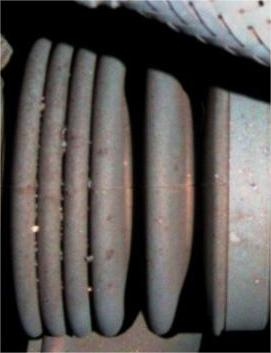
#> input picture boot.jpg, 271 x 353 px
$ python test2.py   (older library calls are emulated)
#> lines starting #> are read from the running program, lines starting #| are printed output that depends on the picture; long printed decimals are rounded
import cv2
import numpy as np
from skimage.metrics import structural_similarity as compare_ssim

def find_defects_by_comparison_sift(original_image,template_image,threshold_feature=0.8,threshold_ssim=0.8):
    '''
    输入
    original_image: 原始保存图像
    template_image: 巡检拍摄图像
    threshold_feature:通过特征点个数比较方法阈值，阈值越大更容易检测出缺陷，阈值越小越不容易检测出缺陷，对于防尘套破损这样不容易发现的错误阈值应该设高
    threshold_ssim:通过图像相似性比较方法阈值，阈值越大更容易检测出缺陷，阈值越小越不容易检测出缺陷，对于防尘套破损这样不容易发现的错误阈值应该设高
    其中original_image和template_image要保证是一个地方做故障前和做故障后的图，图像可以发生倾斜

    输出
    have_defect: True代表可能存在有缺陷。False代表没有检测出差别。
    '''
    have_defect = False

    # 使用SIFT特征提取器
    sift = cv2.SIFT_create()
    # 提取特征点和描述符
    keypoints1, descriptors1 = sift.detectAndCompute(original_image, None)
    keypoints2, descriptors2 = sift.detectAndCompute(template_image, None)
    # 使用FLANN匹配器进行特征匹配
    flann = cv2.FlannBasedMatcher({'algorithm': 0, 'trees': 5}, {})

    #先看图像自身有多少个特征匹配点，这样方便后边比较
    matches2 = flann.knnMatch(descriptors1, descriptors1, k=2)
    good_matches2 = []
    for m, n in matches2:
        if m.distance < 0.7 * n.distance:
            good_matches2.append(m)

    #先看两幅图片有多少个特征匹配点
    matches = flann.knnMatch(descriptors1, descriptors2, k=2)
    good_matches = []
    for m, n in matches:
        if m.distance < 0.7 * n.distance:
            good_matches.append(m)

    # 在原始图像中绘制匹配的特征
    matched_image = cv2.drawMatches(original_image, keypoints1, template_image, keypoints2, good_matches, None)

    #根据特征匹配来使得第二幅图像与第一幅图像对齐
    if len(good_matches) >= 4:
        src_pts = np.float32([keypoints1[m.queryIdx].pt for m in good_matches]).reshape(-1, 1, 2)
        dst_pts = np.float32([keypoints2[m.trainIdx].pt for m in good_matches]).reshape(-1, 1, 2)
        M, _ = cv2.estimateAffine2D(src_pts, dst_pts)
        # 应用变换矩阵以对齐第二幅图像
        image2_stabilized = cv2.warpAffine(template_image, M, (template_image.shape[1], template_image.shape[0]))
    else:
        image2_stabilized = template_image

    #cv2.imshow("Image", template_image)
    #cv2.imshow("Image2", image2_stabilized)

    # 计算相似性度量
    #灰度化
    gray_image1 = cv2.cvtColor(original_image, cv2.COLOR_BGR2GRAY)
    gray_image2 = cv2.cvtColor(image2_stabilized, cv2.COLOR_BGR2GRAY)
    #直方图均衡化
    #gray_image1 = cv2.equalizeHist(gray_image1)
    #gray_image2 = cv2.equalizeHist(gray_image2)
    ssim = compare_ssim(gray_image1, gray_image2)

    print("sift特征匹配识别到特征点的百分比：",len(good_matches)/len(good_matches2))
    print("sift特征匹配后比较的相似度：",ssim)
    print()
    # 检测缺陷
    if len(good_matches) < threshold_feature*len(good_matches2) or ssim < threshold_ssim:
        have_defect=True
    else:
        have_defect=False

    # 显示结果图像
    cv2.imshow("Matched Image Sift", matched_image)
    cv2.waitKey(0)
    cv2.destroyAllWindows()
    return have_defect

def find_defects_by_comparison_orb(original_image,template_image,threshold_feature=0.8,threshold_ssim=0.8):
    '''
    输入
    original_image: 原始保存图像
    template_image: 巡检拍摄图像
    threshold_feature:通过特征点个数比较方法阈值，阈值越大更容易检测出缺陷，阈值越小越不容易检测出缺陷，对于防尘套破损这样不容易发现的错误阈值应该设高
    threshold_ssim:通过图像相似性比较方法阈值，阈值越大更容易检测出缺陷，阈值越小越不容易检测出缺陷，对于防尘套破损这样不容易发现的错误阈值应该设高
    其中original_image和template_image要保证是一个地方做故障前和做故障后的图，图像可以发生倾斜

    输出
    have_defect: True代表可能存在有缺陷。False代表没有检测出差别。
    '''
    have_defect = False

    # 转换为灰度图像
    original_image = cv2.cvtColor(original_image, cv2.COLOR_BGR2GRAY)
    template_image = cv2.cvtColor(template_image, cv2.COLOR_BGR2GRAY)

    # 使用SIFT特征提取器
    orb = cv2.ORB_create()
    # 提取特征点和描述符
    keypoints1, descriptors1 = orb.detectAndCompute(original_image, None)
    keypoints2, descriptors2 = orb.detectAndCompute(template_image, None)

    # 使用BFMatcher特征匹配器匹配器进行特征匹配
    bf = cv2.BFMatcher(cv2.NORM_HAMMING, crossCheck=True)
    matches2 = bf.match(descriptors1, descriptors1)
    matches = bf.match(descriptors1, descriptors2)

    #先看图像自身有多少个特征匹配点，这样方便后边比较
    good_matches2 = []
    for m in matches2:
        if  m.queryIdx < len(keypoints1) and m.trainIdx < len(keypoints1):
            good_matches2.append(m)

    #先看两幅图片有多少个特征匹配点
    good_matches = []
    for m in matches:
        if  m.queryIdx < len(keypoints1) and m.trainIdx < len(keypoints2):
            good_matches.append(m)

    # 在原始图像中绘制匹配的特征
    matched_image = cv2.drawMatches(original_image, keypoints1, template_image, keypoints2, good_matches, None)

    #根据特征匹配来使得第二幅图像与第一幅图像对齐
    if len(good_matches) >= 4:
        src_pts = np.float32([keypoints1[m.queryIdx].pt for m in good_matches]).reshape(-1, 1, 2)
        dst_pts = np.float32([keypoints2[m.trainIdx].pt for m in good_matches]).reshape(-1, 1, 2)
        M, _ = cv2.estimateAffine2D(src_pts, dst_pts)
        # 应用变换矩阵以对齐第二幅图像
        image2_stabilized = cv2.warpAffine(template_image, M, (template_image.shape[1], template_image.shape[0]))
    else:
        image2_stabilized = template_image

    #cv2.imshow("Image", template_image)
    #cv2.imshow("Image2", image2_stabilized)

    # 计算相似性度量
    #灰度化
    gray_image1 = original_image
    gray_image2 = image2_stabilized
    #直方图均衡化
    #gray_image1 = cv2.equalizeHist(gray_image1)
    #gray_image2 = cv2.equalizeHist(gray_image2)
    ssim = compare_ssim(gray_image1, gray_image2)

    print("orb特征匹配识别到特征点的百分比：",len(good_matches)/len(good_matches2))
    print("orb特征匹配后比较的相似度:",ssim)
    print()
    # 检测缺陷
    if len(good_matches) < threshold_feature*len(good_matches2) or ssim < threshold_ssim:
        have_defect=True
    else:
        have_defect=False

    # 显示结果图像
    cv2.imshow("Matched Image Orb", matched_image)
    cv2.waitKey(0)
    cv2.destroyAllWindows()
    return have_defect

def find_defects_by_comparison(original_image,template_image,threshold_feature=0.8,threshold_ssim=0.8):
    # 图像去噪
    original_image = cv2.medianBlur(original_image, 3)
    template_image = cv2.medianBlur(template_image, 3)
    #调整亮度和对比度
    original_image = cv2.convertScaleAbs(original_image, alpha=1.2, beta=20)
    template_image = cv2.convertScaleAbs(template_image, alpha=1.2, beta=20)
    # 确保两张图片具有相同的尺寸
    if original_image.shape != template_image.shape:
        # 如果尺寸不同，将第二张图片调整为与第一张图片相同的尺寸
        template_image = cv2.resize(template_image, (original_image.shape[1], original_image.shape[0]))
    have_defect1=find_defects_by_comparison_sift(original_image,template_image,threshold_feature,threshold_ssim)
    have_defect2=find_defects_by_comparison_orb(original_image,template_image,threshold_feature,threshold_ssim)
    if have_defect1 == False or have_defect2 == False:
        return False
    else:
        return True


if __name__ == "__main__":
    pass
    # [10 lines of commented-out code are left out]


    original_image = cv2.imread('boot.jpg')
#> original_image is the input picture: shape (353, 271, 3); mean B, G, R 80.8, 82.9, 86.8
    template_image = cv2.imread('boot_break.jpg')
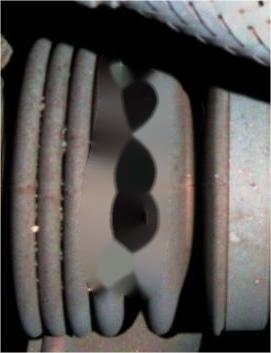
#> input picture boot_break.jpg, 271 x 353 px
#> template_image is the input picture: shape (353, 271, 3); mean B, G, R 80, 82, 85.7
    threshold1=0.85
    threshold2=0.87
    have_defect=find_defects_by_comparison(original_image,template_image,threshold1,threshold2)
#> in find_defects_by_comparison, `original_image = cv2.convertScaleAbs(original_image, alpha=1.2, beta=20)`:
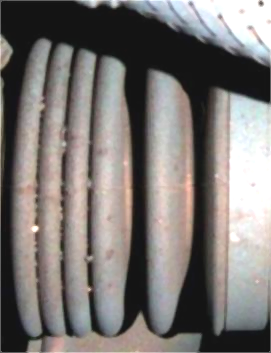
#> original_image: shape (353, 271, 3); mean of channels 0, 1, 2 116.4, 119, 123.6; drawn as B, G, R
#> in find_defects_by_comparison, `template_image = cv2.convertScaleAbs(template_image, alpha=1.2, beta=20)`:
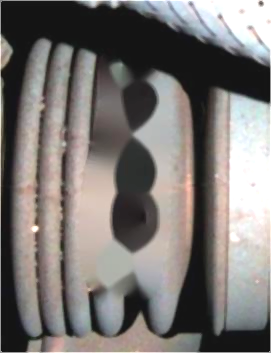
#> template_image: shape (353, 271, 3); mean of channels 0, 1, 2 115.5, 117.9, 122.2; drawn as B, G, R
#> in find_defects_by_comparison_sift, `keypoints1, descriptors1 = sift.detectAndCompute(original_image, None)`: keypoints1 = 211 keypoints; strongest (x, y, size): (261, 3, 3.1), (212, 69, 46), (167, 94, 24.5), (35, 229, 4.3)
#> in find_defects_by_comparison_sift, `keypoints2, descriptors2 = sift.detectAndCompute(template_image, None)`: keypoints2 = 215 keypoints; strongest (x, y, size): (261, 3, 3.1), (132, 219, 31.2), (136, 303, 19.9), (166, 87, 18.8)
#> in find_defects_by_comparison_sift, `matches2 = flann.knnMatch(descriptors1, descriptors1, k=2)`: matches2 = 211 matches
#> after the loop in find_defects_by_comparison_sift, `for m, n in matches:`: good_matches = 168 matches
#> in find_defects_by_comparison_sift, `matched_image = cv2.drawMatches(original_image, keypoints1, template_i..`:
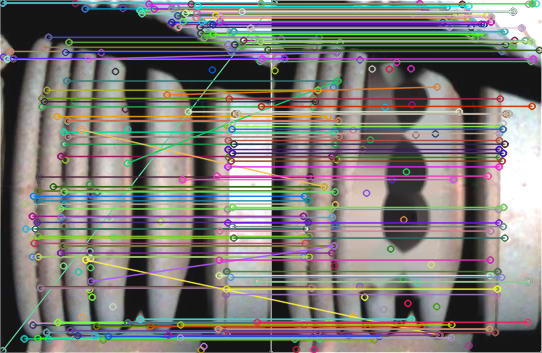
#> matched_image: shape (353, 542, 3); mean of channels 0, 1, 2 118.1, 121.4, 124.4; drawn as B, G, R
#> in find_defects_by_comparison_sift, `src_pts = np.float32([keypoints1[m.queryIdx].pt for m in good_matches]..`: src_pts = 168 rows, first 8: [2.3, 2.47], [2.3, 2.47], [2.3, 350.2], [6.85, 58.65], [10.08, 50.93], [12.99, 58.13], [23.85, 338.3], [23.85, 338.3]
#> in find_defects_by_comparison_sift, `dst_pts = np.float32([keypoints2[m.trainIdx].pt for m in good_matches]..`: dst_pts = 168 rows, first 8: [2.39, 2.48], [2.39, 2.48], [2.39, 2.48], [7.03, 58.49], [10.08, 50.93], [13.01, 58.15], [23.39, 338.4], [23.39, 338.4]
#> in find_defects_by_comparison_sift, `M, _ = cv2.estimateAffine2D(src_pts, dst_pts)`: M = [[1, -5.55e-05, -0.00931], [5.94e-05, 1, -0.0248]]
#> in find_defects_by_comparison_sift, `gray_image1 = cv2.cvtColor(original_image, cv2.COLOR_BGR2GRAY)`:
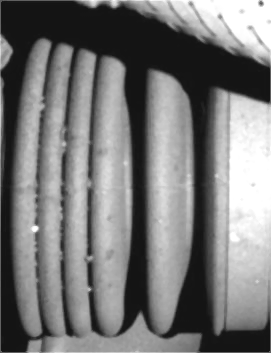
#> gray_image1: shape (353, 271); min 20, max 255, mean 120
#> in find_defects_by_comparison_sift, `gray_image2 = cv2.cvtColor(image2_stabilized, cv2.COLOR_BGR2GRAY)`:
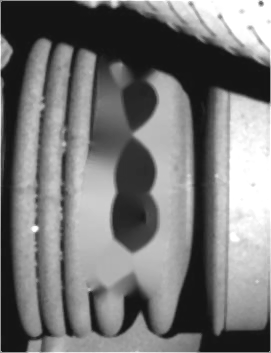
#> gray_image2: shape (353, 271); min 20, max 255, mean 118.9
#> in find_defects_by_comparison_sift, `ssim = compare_ssim(gray_image1, gray_image2)`: ssim = 0.868
#| sift特征匹配识别到特征点的百分比： 0.7962
#| sift特征匹配后比较的相似度： 0.8675
#> in find_defects_by_comparison, `have_defect1=find_defects_by_comparison_sift(original_image,template_i..`: have_defect1 = True
#> in find_defects_by_comparison_orb, `keypoints1, descriptors1 = orb.detectAndCompute(original_image, None)`: keypoints1 = 293 keypoints; strongest (x, y, size): (37, 228, 31), (35, 223, 31), (89, 289, 31), (140, 314, 37.2)
#> in find_defects_by_comparison_orb, `keypoints2, descriptors2 = orb.detectAndCompute(template_image, None)`: keypoints2 = 322 keypoints; strongest (x, y, size): (37, 228, 31), (140, 133, 111.1), (137, 134, 92.6), (35, 223, 31)
#> in find_defects_by_comparison_orb, `matches2 = bf.match(descriptors1, descriptors1)`: matches2 = 293 matches
#> in find_defects_by_comparison_orb, `matches = bf.match(descriptors1, descriptors2)`: matches = 184 matches
#> after the loop in find_defects_by_comparison_orb, `for m in matches2:`: good_matches2 = 293 matches
#> after the loop in find_defects_by_comparison_orb, `for m in matches:`: good_matches = 184 matches
#> in find_defects_by_comparison_orb, `matched_image = cv2.drawMatches(original_image, keypoints1, template_i..`:
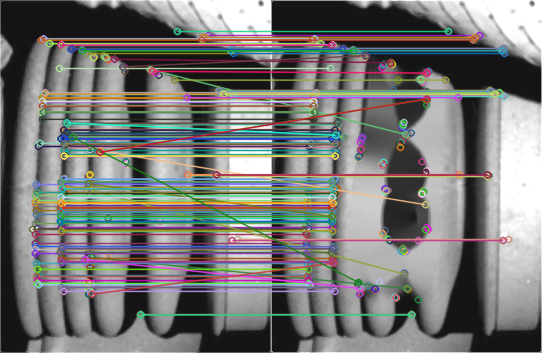
#> matched_image: shape (353, 542, 3); mean of channels 0, 1, 2 118.2, 120, 119.8; drawn as B, G, R
#> in find_defects_by_comparison_orb, `src_pts = np.float32([keypoints1[m.queryIdx].pt for m in good_matches]..`: src_pts = 184 rows, first 8: [177, 31], [208, 35], [203, 37], [202, 39], [50, 43], [61, 45], [72, 48], [232, 48]
#> in find_defects_by_comparison_orb, `dst_pts = np.float32([keypoints2[m.trainIdx].pt for m in good_matches]..`: dst_pts has the same summary as src_pts
#> in find_defects_by_comparison_orb, `M, _ = cv2.estimateAffine2D(src_pts, dst_pts)`: M = [[1, 1.03e-17, 3.22e-15], [2.76e-17, 1, 7.03e-15]]
#> in find_defects_by_comparison_orb, `ssim = compare_ssim(gray_image1, gray_image2)`: ssim = 0.867
#| orb特征匹配识别到特征点的百分比： 0.628
#| orb特征匹配后比较的相似度: 0.8673
#> in find_defects_by_comparison, `have_defect2=find_defects_by_comparison_orb(original_image,template_im..`: have_defect2 = True
#> have_defect = True
    if have_defect==False:
        print("防尘套未检测到缺陷")
    else:
        print("防尘套检测到缺陷")


    # [30 lines of commented-out code are left out]
